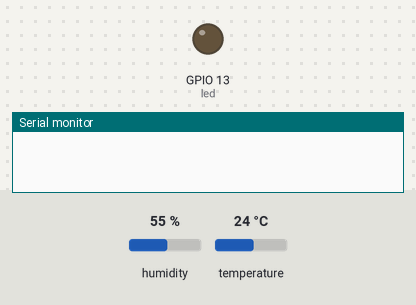
Bench run of a sketch on a simulated ESP8266 (NodeMCU). On the bench: output pins drawn as LEDs (lit = HIGH), the last lines printed to the serial monitor. The test bench sets the inputs (shaded band); at power-on: humidity 55 %, temperature 24 °C. WiFi joins after 1.5 s; servers stay silent unless stated; uploads are accepted with an empty reply.

Above: at 0.7 s.
At 11.85 s:
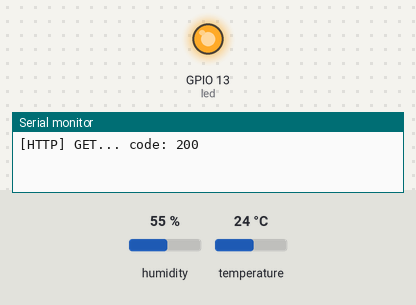
Timing chart, 0 to 13.3 s (numbered marks = the images above):
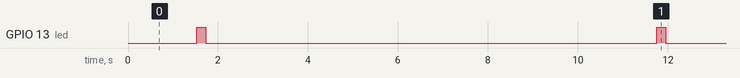

The sketch:

ParseHttpClient.ino
```cpp
#include <DHT.h>

#include <Arduino.h>

#include <ESP8266WiFi.h>
#include <ESP8266WiFiMulti.h>

#include <ESP8266HTTPClient.h>

#define USE_SERIAL Serial
#define DHTPIN 2
#define DHTTYPE DHT11

DHT dht(DHTPIN, DHTTYPE);
ESP8266WiFiMulti WiFiMulti;
const int led = 13;

void setup() {
    pinMode(led, OUTPUT);
    dht.begin();
    WiFiMulti.addAP("Xiaomi", "ss13880419943");

}

void loop() {
    // wait for WiFi connection
    if((WiFiMulti.run() == WL_CONNECTED)) {

        HTTPClient http;
        float h = dht.readHumidity();
        float t = dht.readTemperature();
        String target = "http://portal.xiandusi.com:1337/example/classes/Temperature";
        //String target = "http://192.168.31.164:8012/example/Temperature";
        http.begin(target); //HTTP
        digitalWrite(led, 1);

        http.addHeader("X-Parse-Application-Id", "123456");
        http.addHeader("X-Parse-REST-API-KEY", "123456");
        http.addHeader("Content-Type", "application/json");
        String data = "{\"t\":T, \"h\":H, \"tag\": 3}";
        data.replace("T",String(t));
        data.replace("H", String(h));
        int httpCode = http.POST(data);


        // httpCode will be negative on error
        if(httpCode > 0) {
            // HTTP header has been send and Server response header has been handled
            USE_SERIAL.printf("[HTTP] GET... code: %d\n", httpCode);

            // file found at server
            if(httpCode == HTTP_CODE_OK) {
                String payload = http.getString();
                USE_SERIAL.println(payload);
            }
        } else {
            USE_SERIAL.printf("[HTTP] GET... failed, error: %s\n", http.errorToString(httpCode).c_str());
        }

        http.end();
        digitalWrite(led,0);
    }

    delay(10000);
}
```

Measured:
- by itself, GPIO 13 (led): alternates HIGH for 0.20 s and LOW for 10.0 s
